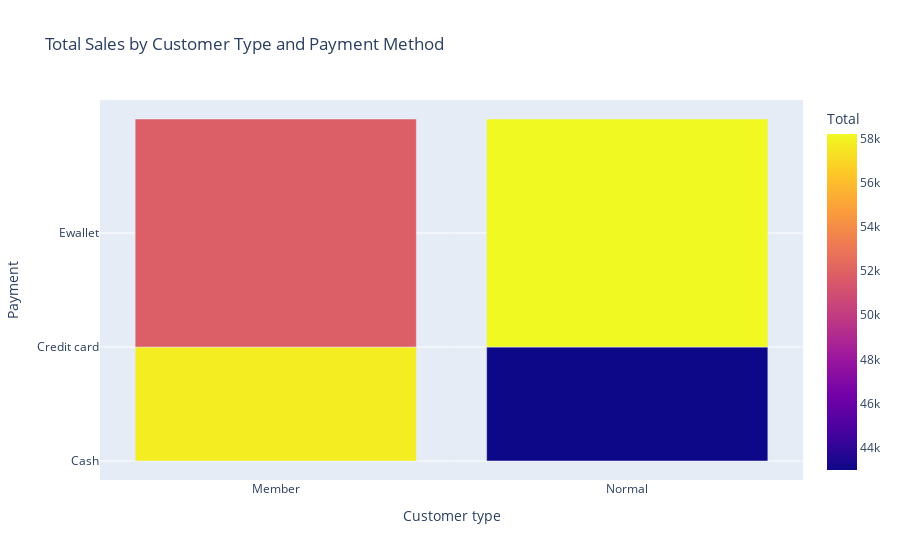

Notebook code for this chart:
### Code cell
px.bar(customer_payment, x='Customer type', y='Payment', color='Total', title='Total Sales by Customer Type and Payment Method')

### Figure 1 — Plotly figure (JSON) as saved in the notebook; plotly's stock layout.template omitted (floating-point values rounded to 4 significant figures)
{"data": [{"alignmentgroup": "True", "hovertemplate": "Customer type=%{x}<br>Payment=%{y}<br>Total=%{marker.color}<extra></extra>", "legendgroup": "", "marker": {"color": [54660.0, 57770.0, 51790.0, 57550.0, 43000.0, 58200.0], "coloraxis": "coloraxis", "pattern": {"shape": ""}}, "name": "", "offsetgroup": "", "orientation": "v", "showlegend": false, "textposition": "auto", "type": "bar", "x": ["Member", "Member", "Member", "Normal", "Normal", "Normal"], "xaxis": "x", "y": ["Cash", "Credit card", "Ewallet", "Cash", "Credit card", "Ewallet"], "yaxis": "y"}], "layout": {"autosize": true, "barmode": "relative", "coloraxis": {"colorbar": {"title": {"text": "Total"}}, "colorscale": [[0, "#0d0887"], [0.1111, "#46039f"], [0.2222, "#7201a8"], [0.3333, "#9c179e"], [0.4444, "#bd3786"], [0.5556, "#d8576b"], [0.6667, "#ed7953"], [0.7778, "#fb9f3a"], [0.8889, "#fdca26"], [1, "#f0f921"]]}, "legend": {"tracegroupgap": 0}, "title": {"text": "Total Sales by Customer Type and Payment Method"}, "xaxis": {"anchor": "y", "autorange": true, "domain": [0, 1], "range": [-0.5, 1.5], "title": {"text": "Customer type"}, "type": "category"}, "yaxis": {"anchor": "x", "autorange": true, "domain": [0, 1], "range": [-0.1667, 3.167], "title": {"text": "Payment"}, "type": "category"}}}
